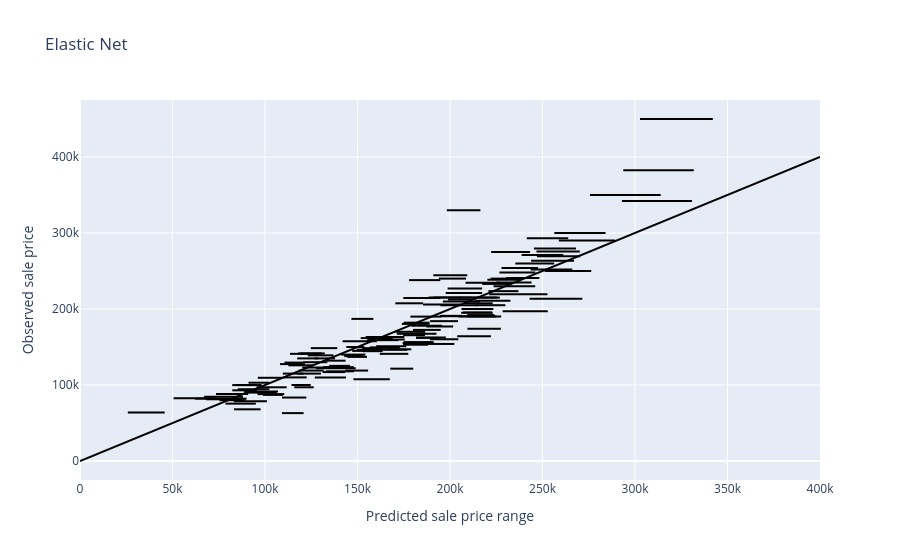

Notebook code for this chart:
### Code cell
val_sample_id = np.random.choice(ames_val_preprocessed.shape[0], 150, replace=False)
plot_prediction_range(en_val_pred_perturbed, 'Elastic Net', sample_index=val_sample_id)

### Figure 1 — Plotly figure (JSON) as saved in the notebook; plotly's stock layout.template omitted (floating-point values rounded to 4 significant figures)
{"data": [{"line": {"color": "black"}, "mode": "lines", "showlegend": false, "type": "scatter", "x": [194000.0, 208700.0], "y": [240000, 240000]}, {"line": {"color": "black"}, "mode": "lines", "showlegend": false, "type": "scatter", "x": [174000.0, 188900.0], "y": [180400, 180400]}, {"line": {"color": "black"}, "mode": "lines", "showlegend": false, "type": "scatter", "x": [174900.0, 188900.0], "y": [182000, 182000]}, {"line": {"color": "black"}, "mode": "lines", "showlegend": false, "type": "scatter", "x": [203900.0, 222100.0], "y": [164000, 164000]}, {"line": {"color": "black"}, "mode": "lines", "showlegend": false, "type": "scatter", "x": [113500.0, 129800.0], "y": [141000, 141000]}, {"line": {"color": "black"}, "mode": "lines", "showlegend": false, "type": "scatter", "x": [178600.0, 195300.0], "y": [190000, 190000]}, {"line": {"color": "black"}, "mode": "lines", "showlegend": false, "type": "scatter", "x": [211300.0, 227000.0], "y": [215000, 215000]}, {"line": {"color": "black"}, "mode": "lines", "showlegend": false, "type": "scatter", "x": [204500.0, 225100.0], "y": [190000, 190000]}, {"line": {"color": "black"}, "mode": "lines", "showlegend": false, "type": "scatter", "x": [194800.0, 215200.0], "y": [205000, 205000]}, {"line": {"color": "black"}, "mode": "lines", "showlegend": false, "type": "scatter", "x": [230200.0, 248300.0], "y": [240900, 240900]}, {"line": {"color": "black"}, "mode": "lines", "showlegend": false, "type": "scatter", "x": [123100.0, 137000.0], "y": [139000, 139000]}, {"line": {"color": "black"}, "mode": "lines", "showlegend": false, "type": "scatter", "x": [161100.0, 172900.0], "y": [149000, 149000]}, {"line": {"color": "black"}, "mode": "lines", "showlegend": false, "type": "scatter", "x": [120600.0, 133700.0], "y": [130000, 130000]}, {"line": {"color": "black"}, "mode": "lines", "showlegend": false, "type": "scatter", "x": [187200.0, 201700.0], "y": [177000, 177000]}, {"line": {"color": "black"}, "mode": "lines", "showlegend": false, "type": "scatter", "x": [115800.0, 126300.0], "y": [97000, 97000]}, {"line": {"color": "black"}, "mode": "lines", "showlegend": false, "type": "scatter", "x": [132900.0, 148000.0], "y": [118000, 118000]}, {"line": {"color": "black"}, "mode": "lines", "showlegend": false, "type": "scatter", "x": [132600.0, 144000.0], "y": [123000, 123000]}, {"line": {"color": "black"}, "mode": "lines", "showlegend": false, "type": "scatter", "x": [152500.0, 163900.0], "y": [148500, 148500]}, {"line": {"color": "black"}, "mode": "lines", "showlegend": false, "type": "scatter", "x": [124800.0, 139100.0], "y": [148500, 148500]}, {"line": {"color": "black"}, "mode": "lines", "showlegend": false, "type": "scatter", "x": [109700.0, 122600.0], "y": [110000, 110000]}, {"line": {"color": "black"}, "mode": "lines", "showlegend": false, "type": "scatter", "x": [302700.0, 342000.0], "y": [450000, 450000]}, {"line": {"color": "black"}, "mode": "lines", "showlegend": false, "type": "scatter", "x": [247000.0, 270400.0], "y": [269500, 269500]}, {"line": {"color": "black"}, "mode": "lines", "showlegend": false, "type": "scatter", "x": [292900.0, 330800.0], "y": [342000, 342000]}, {"line": {"color": "black"}, "mode": "lines", "showlegend": false, "type": "scatter", "x": [293700.0, 331800.0], "y": [382500, 382500]}, {"line": {"color": "black"}, "mode": "lines", "showlegend": false, "type": "scatter", "x": [213600.0, 229900.0], "y": [205000, 205000]}, {"line": {"color": "black"}, "mode": "lines", "showlegend": false, "type": "scatter", "x": [186900.0, 202400.0], "y": [154000, 154000]}, {"line": {"color": "black"}, "mode": "lines", "showlegend": false, "type": "scatter", "x": [209400.0, 227500.0], "y": [174000, 174000]}, {"line": {"color": "black"}, "mode": "lines", "showlegend": false, "type": "scatter", "x": [189100.0, 204500.0], "y": [160200, 160200]}, {"line": {"color": "black"}, "mode": "lines", "showlegend": false, "type": "scatter", "x": [206200.0, 223400.0], "y": [200000, 200000]}, {"line": {"color": "black"}, "mode": "lines", "showlegend": false, "type": "scatter", "x": [207000.0, 222600.0], "y": [195500, 195500]}, {"line": {"color": "black"}, "mode": "lines", "showlegend": false, "type": "scatter", "x": [209300.0, 224100.0], "y": [192000, 192000]}, {"line": {"color": "black"}, "mode": "lines", "showlegend": false, "type": "scatter", "x": [207600.0, 223100.0], "y": [207500, 207500]}, {"line": {"color": "black"}, "mode": "lines", "showlegend": false, "type": "scatter", "x": [170500.0, 186600.0], "y": [170000, 170000]}, {"line": {"color": "black"}, "mode": "lines", "showlegend": false, "type": "scatter", "x": [275700.0, 313900.0], "y": [350000, 350000]}, {"line": {"color": "black"}, "mode": "lines", "showlegend": false, "type": "scatter", "x": [258800.0, 289200.0], "y": [290000, 290000]}, {"line": {"color": "black"}, "mode": "lines", "showlegend": false, "type": "scatter", "x": [197700.0, 217400.0], "y": [221000, 221000]}, {"line": {"color": "black"}, "mode": "lines", "showlegend": false, "type": "scatter", "x": [235300.0, 256300.0], "y": [260000, 260000]}, {"line": {"color": "black"}, "mode": "lines", "showlegend": false, "type": "scatter", "x": [243800.0, 267100.0], "y": [263550, 263550]}, {"line": {"color": "black"}, "mode": "lines", "showlegend": false, "type": "scatter", "x": [238700.0, 261300.0], "y": [271000, 271000]}, {"line": {"color": "black"}, "mode": "lines", "showlegend": false, "type": "scatter", "x": [226700.0, 246100.0], "y": [248000, 248000]}, {"line": {"color": "black"}, "mode": "lines", "showlegend": false, "type": "scatter", "x": [246700.0, 270200.0], "y": [275500, 275500]}, {"line": {"color": "black"}, "mode": "lines", "showlegend": false, "type": "scatter", "x": [196200.0, 216200.0], "y": [210000, 210000]}, {"line": {"color": "black"}, "mode": "lines", "showlegend": false, "type": "scatter", "x": [191000.0, 211400.0], "y": [215200, 215200]}, {"line": {"color": "black"}, "mode": "lines", "showlegend": false, "type": "scatter", "x": [251200.0, 276300.0], "y": [250000, 250000]}, {"line": {"color": "black"}, "mode": "lines", "showlegend": false, "type": "scatter", "x": [220200.0, 237800.0], "y": [238500, 238500]}, {"line": {"color": "black"}, "mode": "lines", "showlegend": false, "type": "scatter", "x": [243600.0, 266100.0], "y": [252000, 252000]}, {"line": {"color": "black"}, "mode": "lines", "showlegend": false, "type": "scatter", "x": [208400.0, 227400.0], "y": [234500, 234500]}, {"line": {"color": "black"}, "mode": "lines", "showlegend": false, "type": "scatter", "x": [217400.0, 233400.0], "y": [233000, 233000]}, {"line": {"color": "black"}, "mode": "lines", "showlegend": false, "type": "scatter", "x": [194700.0, 209700.0], "y": [190500, 190500]}, {"line": {"color": "black"}, "mode": "lines", "showlegend": false, "type": "scatter", "x": [75250.0, 90050.0], "y": [82000, 82000]}, {"line": {"color": "black"}, "mode": "lines", "showlegend": false, "type": "scatter", "x": [225000.0, 244100.0], "y": [235000, 235000]}, {"line": {"color": "black"}, "mode": "lines", "showlegend": false, "type": "scatter", "x": [174400.0, 191100.0], "y": [155000, 155000]}, {"line": {"color": "black"}, "mode": "lines", "showlegend": false, "type": "scatter", "x": [160000.0, 176400.0], "y": [151000, 151000]}, {"line": {"color": "black"}, "mode": "lines", "showlegend": false, "type": "scatter", "x": [227800.0, 247500.0], "y": [254000, 254000]}, {"line": {"color": "black"}, "mode": "lines", "showlegend": false, "type": "scatter", "x": [185400.0, 205800.0], "y": [206000, 206000]}, {"line": {"color": "black"}, "mode": "lines", "showlegend": false, "type": "scatter", "x": [209500.0, 227700.0], "y": [190000, 190000]}, {"line": {"color": "black"}, "mode": "lines", "showlegend": false, "type": "scatter", "x": [223600.0, 246100.0], "y": [230000, 230000]}, {"line": {"color": "black"}, "mode": "lines", "showlegend": false, "type": "scatter", "x": [198900.0, 212100.0], "y": [212500, 212500]}, {"line": {"color": "black"}, "mode": "lines", "showlegend": false, "type": "scatter", "x": [198700.0, 217300.0], "y": [227000, 227000]}, {"line": {"color": "black"}, "mode": "lines", "showlegend": false, "type": "scatter", "x": [180000.0, 195000.0], "y": [172500, 172500]}, {"line": {"color": "black"}, "mode": "lines", "showlegend": false, "type": "scatter", "x": [156300.0, 169000.0], "y": [161500, 161500]}, {"line": {"color": "black"}, "mode": "lines", "showlegend": false, "type": "scatter", "x": [117800.0, 132300.0], "y": [141500, 141500]}, {"line": {"color": "black"}, "mode": "lines", "showlegend": false, "type": "scatter", "x": [108100.0, 121600.0], "y": [127500, 127500]}, {"line": {"color": "black"}, "mode": "lines", "showlegend": false, "type": "scatter", "x": [50600.0, 73120.0], "y": [82500, 82500]}, {"line": {"color": "black"}, "mode": "lines", "showlegend": false, "type": "scatter", "x": [174700.0, 188100.0], "y": [153000, 153000]}, {"line": {"color": "black"}, "mode": "lines", "showlegend": false, "type": "scatter", "x": [141200.0, 154300.0], "y": [140000, 140000]}, {"line": {"color": "black"}, "mode": "lines", "showlegend": false, "type": "scatter", "x": [174700.0, 186500.0], "y": [165500, 165500]}, {"line": {"color": "black"}, "mode": "lines", "showlegend": false, "type": "scatter", "x": [179100.0, 195600.0], "y": [178000, 178000]}, {"line": {"color": "black"}, "mode": "lines", "showlegend": false, "type": "scatter", "x": [143400.0, 155700.0], "y": [119000, 119000]}, {"line": {"color": "black"}, "mode": "lines", "showlegend": false, "type": "scatter", "x": [143900.0, 153700.0], "y": [150000, 150000]}, {"line": {"color": "black"}, "mode": "lines", "showlegend": false, "type": "scatter", "x": [157600.0, 169300.0], "y": [163000, 163000]}, {"line": {"color": "black"}, "mode": "lines", "showlegend": false, "type": "scatter", "x": [156600.0, 165300.0], "y": [149500, 149500]}, {"line": {"color": "black"}, "mode": "lines", "showlegend": false, "type": "scatter", "x": [120100.0, 131900.0], "y": [123000, 123000]}, {"line": {"color": "black"}, "mode": "lines", "showlegend": false, "type": "scatter", "x": [147100.0, 157900.0], "y": [144900, 144900]}, {"line": {"color": "black"}, "mode": "lines", "showlegend": false, "type": "scatter", "x": [82290.0, 98200.0], "y": [99900, 99900]}, {"line": {"color": "black"}, "mode": "lines", "showlegend": false, "type": "scatter", "x": [83270.0, 97610.0], "y": [68000, 68000]}, {"line": {"color": "black"}, "mode": "lines", "showlegend": false, "type": "scatter", "x": [83130.0, 101000.0], "y": [78500, 78500]}, {"line": {"color": "black"}, "mode": "lines", "showlegend": false, "type": "scatter", "x": [181600.0, 194400.0], "y": [162000, 162000]}, {"line": {"color": "black"}, "mode": "lines", "showlegend": false, "type": "scatter", "x": [127000.0, 137900.0], "y": [135000, 135000]}, {"line": {"color": "black"}, "mode": "lines", "showlegend": false, "type": "scatter", "x": [170500.0, 185400.0], "y": [207500, 207500]}, {"line": {"color": "black"}, "mode": "lines", "showlegend": false, "type": "scatter", "x": [133300.0, 143600.0], "y": [132000, 132000]}, {"line": {"color": "black"}, "mode": "lines", "showlegend": false, "type": "scatter", "x": [142900.0, 153100.0], "y": [138000, 138000]}, {"line": {"color": "black"}, "mode": "lines", "showlegend": false, "type": "scatter", "x": [112600.0, 126200.0], "y": [125900, 125900]}, {"line": {"color": "black"}, "mode": "lines", "showlegend": false, "type": "scatter", "x": [68120.0, 86180.0], "y": [81400, 81400]}, {"line": {"color": "black"}, "mode": "lines", "showlegend": false, "type": "scatter", "x": [118200.0, 131700.0], "y": [119000, 119000]}, {"line": {"color": "black"}, "mode": "lines", "showlegend": false, "type": "scatter", "x": [96110.0, 109700.0], "y": [109500, 109500]}, {"line": {"color": "black"}, "mode": "lines", "showlegend": false, "type": "scatter", "x": [147800.0, 167400.0], "y": [107500, 107500]}, {"line": {"color": "black"}, "mode": "lines", "showlegend": false, "type": "scatter", "x": [85290.0, 102300.0], "y": [94550, 94550]}, {"line": {"color": "black"}, "mode": "lines", "showlegend": false, "type": "scatter", "x": [75380.0, 89340.0], "y": [80000, 80000]}, {"line": {"color": "black"}, "mode": "lines", "showlegend": false, "type": "scatter", "x": [91110.0, 102100.0], "y": [103000, 103000]}, {"line": {"color": "black"}, "mode": "lines", "showlegend": false, "type": "scatter", "x": [82310.0, 95860.0], "y": [93000, 93000]}, {"line": {"color": "black"}, "mode": "lines", "showlegend": false, "type": "scatter", "x": [110600.0, 120600.0], "y": [129500, 129500]}, {"line": {"color": "black"}, "mode": "lines", "showlegend": false, "type": "scatter", "x": [114300.0, 124700.0], "y": [100000, 100000]}, {"line": {"color": "black"}, "mode": "lines", "showlegend": false, "type": "scatter", "x": [88580.0, 107000.0], "y": [91300, 91300]}, {"line": {"color": "black"}, "mode": "lines", "showlegend": false, "type": "scatter", "x": [154400.0, 175300.0], "y": [163000, 163000]}, {"line": {"color": "black"}, "mode": "lines", "showlegend": false, "type": "scatter", "x": [127600.0, 149000.0], "y": [122000, 122000]}, {"line": {"color": "black"}, "mode": "lines", "showlegend": false, "type": "scatter", "x": [154700.0, 176900.0], "y": [146500, 146500]}, {"line": {"color": "black"}, "mode": "lines", "showlegend": false, "type": "scatter", "x": [155200.0, 172100.0], "y": [159000, 159000]}, {"line": {"color": "black"}, "mode": "lines", "showlegend": false, "type": "scatter", "x": [98970.0, 109700.0], "y": [87000, 87000]}, {"line": {"color": "black"}, "mode": "lines", "showlegend": false, "type": "scatter", "x": [131100.0, 143400.0], "y": [117000, 117000]}, {"line": {"color": "black"}, "mode": "lines", "showlegend": false, "type": "scatter", "x": [119100.0, 130700.0], "y": [141500, 141500]}, {"line": {"color": "black"}, "mode": "lines", "showlegend": false, "type": "scatter", "x": [131500.0, 148000.0], "y": [123500, 123500]}, {"line": {"color": "black"}, "mode": "lines", "showlegend": false, "type": "scatter", "x": [174800.0, 194600.0], "y": [214500, 214500]}, {"line": {"color": "black"}, "mode": "lines", "showlegend": false, "type": "scatter", "x": [171300.0, 192700.0], "y": [167500, 167500]}, {"line": {"color": "black"}, "mode": "lines", "showlegend": false, "type": "scatter", "x": [155800.0, 175600.0], "y": [160000, 160000]}, {"line": {"color": "black"}, "mode": "lines", "showlegend": false, "type": "scatter", "x": [126900.0, 143800.0], "y": [110000, 110000]}, {"line": {"color": "black"}, "mode": "lines", "showlegend": false, "type": "scatter", "x": [162000.0, 177500.0], "y": [141000, 141000]}, {"line": {"color": "black"}, "mode": "lines", "showlegend": false, "type": "scatter", "x": [117400.0, 128800.0], "y": [135000, 135000]}, {"line": {"color": "black"}, "mode": "lines", "showlegend": false, "type": "scatter", "x": [191000.0, 209300.0], "y": [244400, 244400]}, {"line": {"color": "black"}, "mode": "lines", "showlegend": false, "type": "scatter", "x": [109100.0, 120900.0], "y": [63000, 63000]}, {"line": {"color": "black"}, "mode": "lines", "showlegend": false, "type": "scatter", "x": [89660.0, 106200.0], "y": [90000, 90000]}, {"line": {"color": "black"}, "mode": "lines", "showlegend": false, "type": "scatter", "x": [167700.0, 180100.0], "y": [121500, 121500]}, {"line": {"color": "black"}, "mode": "lines", "showlegend": false, "type": "scatter", "x": [174900.0, 191100.0], "y": [156500, 156500]}, {"line": {"color": "black"}, "mode": "lines", "showlegend": false, "type": "scatter", "x": [146700.0, 158600.0], "y": [187000, 187000]}, {"line": {"color": "black"}, "mode": "lines", "showlegend": false, "type": "scatter", "x": [25850.0, 45780.0], "y": [63900, 63900]}, {"line": {"color": "black"}, "mode": "lines", "showlegend": false, "type": "scatter", "x": [213300.0, 232600.0], "y": [211000, 211000]}, {"line": {"color": "black"}, "mode": "lines", "showlegend": false, "type": "scatter", "x": [152800.0, 163600.0], "y": [144500, 144500]}, {"line": {"color": "black"}, "mode": "lines", "showlegend": false, "type": "scatter", "x": [165800.0, 179100.0], "y": [147000, 147000]}, {"line": {"color": "black"}, "mode": "lines", "showlegend": false, "type": "scatter", "x": [222200.0, 243300.0], "y": [275000, 275000]}, {"line": {"color": "black"}, "mode": "lines", "showlegend": false, "type": "scatter", "x": [194800.0, 206300.0], "y": [191000, 191000]}, {"line": {"color": "black"}, "mode": "lines", "showlegend": false, "type": "scatter", "x": [220800.0, 237000.0], "y": [223500, 223500]}, {"line": {"color": "black"}, "mode": "lines", "showlegend": false, "type": "scatter", "x": [151700.0, 163800.0], "y": [161750, 161750]}, {"line": {"color": "black"}, "mode": "lines", "showlegend": false, "type": "scatter", "x": [142000.0, 160500.0], "y": [157500, 157500]}, {"line": {"color": "black"}, "mode": "lines", "showlegend": false, "type": "scatter", "x": [245400.0, 268100.0], "y": [279500, 279500]}, {"line": {"color": "black"}, "mode": "lines", "showlegend": false, "type": "scatter", "x": [221900.0, 238300.0], "y": [240000, 240000]}, {"line": {"color": "black"}, "mode": "lines", "showlegend": false, "type": "scatter", "x": [221200.0, 252700.0], "y": [219500, 219500]}, {"line": {"color": "black"}, "mode": "lines", "showlegend": false, "type": "scatter", "x": [241500.0, 263900.0], "y": [293200, 293200]}, {"line": {"color": "black"}, "mode": "lines", "showlegend": false, "type": "scatter", "x": [134700.0, 145900.0], "y": [125200, 125200]}, {"line": {"color": "black"}, "mode": "lines", "showlegend": false, "type": "scatter", "x": [84230.0, 97020.0], "y": [99900, 99900]}, {"line": {"color": "black"}, "mode": "lines", "showlegend": false, "type": "scatter", "x": [228400.0, 252800.0], "y": [197000, 197000]}, {"line": {"color": "black"}, "mode": "lines", "showlegend": false, "type": "scatter", "x": [149600.0, 160100.0], "y": [146500, 146500]}, {"line": {"color": "black"}, "mode": "lines", "showlegend": false, "type": "scatter", "x": [144500.0, 155100.0], "y": [137000, 137000]}, {"line": {"color": "black"}, "mode": "lines", "showlegend": false, "type": "scatter", "x": [177900.0, 194700.0], "y": [238000, 238000]}, {"line": {"color": "black"}, "mode": "lines", "showlegend": false, "type": "scatter", "x": [188500.0, 205700.0], "y": [215000, 215000]}, {"line": {"color": "black"}, "mode": "lines", "showlegend": false, "type": "scatter", "x": [117400.0, 130300.0], "y": [115000, 115000]}, {"line": {"color": "black"}, "mode": "lines", "showlegend": false, "type": "scatter", "x": [181700.0, 197800.0], "y": [162500, 162500]}, {"line": {"color": "black"}, "mode": "lines", "showlegend": false, "type": "scatter", "x": [109600.0, 120800.0], "y": [115000, 115000]}, {"line": {"color": "black"}, "mode": "lines", "showlegend": false, "type": "scatter", "x": [62120.0, 77630.0], "y": [82000, 82000]}, {"line": {"color": "black"}, "mode": "lines", "showlegend": false, "type": "scatter", "x": [256400.0, 284100.0], "y": [300000, 300000]}, {"line": {"color": "black"}, "mode": "lines", "showlegend": false, "type": "scatter", "x": [198300.0, 216400.0], "y": [330000, 330000]}, {"line": {"color": "black"}, "mode": "lines", "showlegend": false, "type": "scatter", "x": [189200.0, 204300.0], "y": [184000, 184000]}, {"line": {"color": "black"}, "mode": "lines", "showlegend": false, "type": "scatter", "x": [243000.0, 271500.0], "y": [213500, 213500]}, {"line": {"color": "black"}, "mode": "lines", "showlegend": false, "type": "scatter", "x": [206100.0, 223100.0], "y": [195000, 195000]}, {"line": {"color": "black"}, "mode": "lines", "showlegend": false, "type": "scatter", "x": [205200.0, 225500.0], "y": [215000, 215000]}, {"line": {"color": "black"}, "mode": "lines", "showlegend": false, "type": "scatter", "x": [109200.0, 122300.0], "y": [83500, 83500]}, {"line": {"color": "black"}, "mode": "lines", "showlegend": false, "type": "scatter", "x": [78610.0, 95040.0], "y": [75500, 75500]}, {"line": {"color": "black"}, "mode": "lines", "showlegend": false, "type": "scatter", "x": [95430.0, 111700.0], "y": [97000, 97000]}, {"line": {"color": "black"}, "mode": "lines", "showlegend": false, "type": "scatter", "x": [95950.0, 110400.0], "y": [88000, 88000]}, {"line": {"color": "black"}, "mode": "lines", "showlegend": false, "type": "scatter", "x": [73520.0, 90880.0], "y": [88250, 88250]}, {"line": {"color": "black"}, "mode": "lines", "showlegend": false, "type": "scatter", "x": [67090.0, 88120.0], "y": [84500, 84500]}, {"line": {"color": "black"}, "mode": "lines", "showlegend": false, "type": "scatter", "x": [0, 400000], "y": [0, 400000]}], "layout": {"title": {"text": "Elastic Net"}, "xaxis": {"title": {"text": "Predicted sale price range"}}, "yaxis": {"title": {"text": "Observed sale price"}}}}
